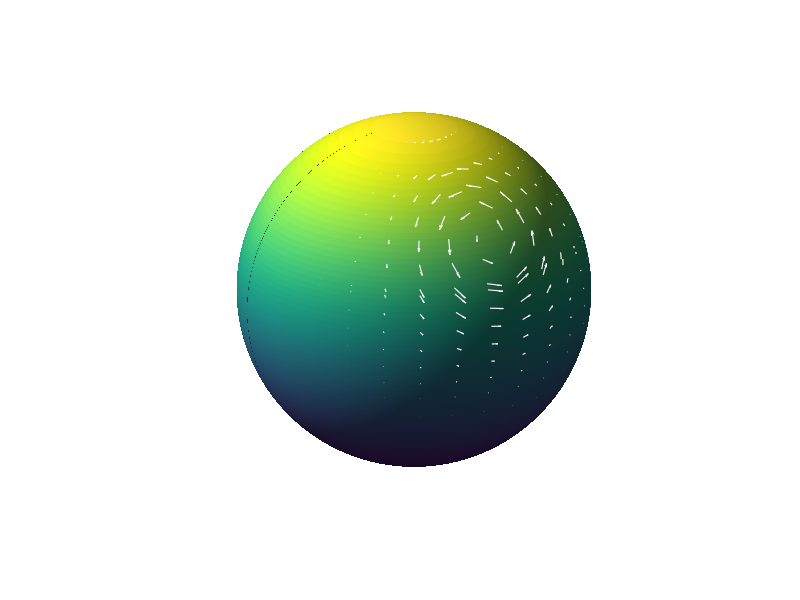

MATLAB code to generate this figure: (Note: this script raises an error after producing the figure.)
function shallow_water_cyclone_demo_with_diagnostics()
    % SHALLOW_WATER_CYCLONE_DEMO_WITH_DIAGNOSTICS
    % Solves shallow-water cyclone with diagnostics and now energy from forcing.

    clc; clear;

    %% USER OPTIONS
    study_mode = true;  
    params.validation_mode = ~study_mode;  
    params.gamma      = 1;    % friction coefficient
    params.relax_rate = 1;    % height relaxation rate
    params.Q_amp      = 1;    % solar heating amplitude
    params.h0         = 1;    % background fluid depth

    %% 1) Load Earth Globe
    [globe, lat_rad, lon_rad, x, y, z] = interactive_globe();
    hold on;

    %% 2) Basic Parameters
    R       = 1;          
    g       = 9.81;       
    Omega   = 7.2921e-5;  
    lat_res = 2;          
    lon_res = 2;          
    dLat    = deg2rad(lat_res);
    dLon    = deg2rad(lon_res);
    area_elem = dLat * dLon;

    dt       = 1e-6;    
    nSteps   = 30000;   
    skipFrame= 1;       

    latVec = deg2rad(-90:lat_res:90);
    lonVec = deg2rad(0:lon_res:360-lon_res);
    [LAM, PHI] = meshgrid(lonVec, latVec);

    cosPHI = cos(PHI);
    tanPHI = tan(PHI);

    %% 3) Topography
    lat0 = deg2rad(30);
    lon0 = deg2rad(90);
    b = 0.1 * exp(-((PHI-lat0).^2 + (LAM-lon0).^2)/0.1);
    if params.validation_mode
        b(:) = 0;
    end

    %% 4) Initial Conditions
    [u, v, h] = balanced_cyclone_initial_condition(PHI, LAM, params.h0, 0.05, 0.3, deg2rad(35), deg2rad(100), Omega, g);

    %% 5) Coriolis Parameter
    f = 2 * Omega * sin(PHI) * 3000;

    %% 6) Derivative Operators
    d_dlambda = @(A) (circshift(A,[0,-1]) - circshift(A,[0,1]))/(2*dLon);
    d_dphi    = @(A) (circshift(A,[-1,0]) - circshift(A,[1,0]))/(2*dLat);

    %% 7) Quiver3 Setup
    [cLon,cLat] = meshgrid(lonVec, latVec);
    xq = R*cos(cLat).*cos(cLon);
    yq = R*cos(cLat).*sin(cLon);
    zq = R*sin(cLat);

    eq_idx  = find(abs(PHI(:,1))<deg2rad(20));
    mid_idx = find(abs(PHI(:,1))>=deg2rad(20)&abs(PHI(:,1))<deg2rad(60));
    po_idx  = find(abs(PHI(:,1))>=deg2rad(60));
    r_idx   = sort([eq_idx(1:3:end); mid_idx(1:4:end); po_idx(1:8:end)]);
    c_idx   = 1:6:size(LAM,2);

    px = xq(r_idx,c_idx);
    py = yq(r_idx,c_idx);
    pz = zq(r_idx,c_idx);

    [WX,WY,WZ] = velocity_sphere_to_cart(u, v, PHI, LAM);
    h_arrows = quiver3(px,py,pz,WX(r_idx,c_idx),WY(r_idx,c_idx),WZ(r_idx,c_idx),...
                       0.7,'w','LineWidth',0.8);

    %% 8) Model Constants
    if params.validation_mode
        gamma      = 0;
        relax_rate = 0;
    else
        gamma      = params.gamma;
        relax_rate = params.relax_rate;
    end

    prev_uq = WX(r_idx,c_idx);
    prev_vq = WY(r_idx,c_idx);
    prev_wq = WZ(r_idx,c_idx);
    smooth_factor = 0.85;

    %% Storage for Diagnostics
    diag_mass      = zeros(nSteps,1);
    diag_energy    = zeros(nSteps,1);
    diag_enstrophy = zeros(nSteps,1);
    diag_momentum  = zeros(nSteps,1);
    diag_max_speed = zeros(nSteps,1);

    power_solar = zeros(nSteps,1);
    power_relax = zeros(nSteps,1);
    power_drag  = zeros(nSteps,1);

    energy_solar = zeros(nSteps,1);
    energy_relax = zeros(nSteps,1);
    energy_drag  = zeros(nSteps,1);

    tStart = tic;

    %% 9) Main Simulation Loop
    for it = 1:nSteps
        Phi = g*(h + b);

        if params.validation_mode
            Qf = 0;
        else
            ss = 2*pi/5000;
            lonS = mod(ss*(it*dt),2*pi);
            latS = deg2rad(10)*cos(2*pi*(it*dt)/20000);
            Qf = params.Q_amp * exp(-(((PHI-latS).^2)/deg2rad(15)^2 + ((LAM-lonS).^2)/deg2rad(15)^2));
        end

        % Instantaneous Power
        power_solar(it) = sum(sum((Phi .* Qf) .* cosPHI)) * area_elem;
        power_relax(it) = sum(sum((Phi .* (-relax_rate.*(h-params.h0))) .* cosPHI)) * area_elem;
        power_drag(it)  = sum(sum((-gamma.*h.*(u.^2 + v.^2)) .* cosPHI)) * area_elem;

        % Accumulate into Energies
        if it == 1
            energy_solar(it) = power_solar(it) * dt;
            energy_relax(it) = power_relax(it) * dt;
            energy_drag(it)  = power_drag(it)  * dt;
        else
            energy_solar(it) = energy_solar(it-1) + power_solar(it) * dt;
            energy_relax(it) = energy_relax(it-1) + power_relax(it) * dt;
            energy_drag(it)  = energy_drag(it-1) + power_drag(it)  * dt;
        end

        % Momentum Equations
        gradLon = d_dlambda(Phi);
        gradLat = d_dphi(Phi);

        adv_u = u.*d_dlambda(u)./(R*cosPHI) + v.*d_dphi(u)./R;
        adv_v = u.*d_dlambda(v)./(R*cosPHI) + v.*d_dphi(v)./R;
        geo_u = u.*v.*tanPHI./R;
        geo_v = -u.^2.*tanPHI./R;

        dudt = -adv_u - gradLon./(R*cosPHI) + f.*v - geo_u - gamma.*u;
        dvdt = -adv_v - gradLat./R           - f.*u - geo_v - gamma.*v;

        u = u + dt .* dudt;
        v = v + dt .* dvdt;

        % Velocity Clamp
        max_speed = 0.2;
        speed = sqrt(u.^2 + v.^2);
        mask = speed > max_speed;
        u(mask) = u(mask).*max_speed./speed(mask);
        v(mask) = v(mask).*max_speed./speed(mask);

        % Continuity Equation
        fluxLon = h.*u.*cosPHI;
        fluxLat = h.*v;
        dhdt = -(1./(R*cosPHI)).*d_dlambda(fluxLon) - (1./R).*d_dphi(fluxLat);
        dhdt = dhdt + Qf - relax_rate.*(h-params.h0);
        h = h + dt .* dhdt;

        % Smoothing
        if ~params.validation_mode
            polar = abs(PHI)>deg2rad(60);
            if any(polar(:))
                hs = smoothdata(h,'gaussian',5);
                hs(polar)=hs(polar);
                h(polar)=hs(polar);
            end
            mid = abs(PHI)>deg2rad(30)&abs(PHI)<=deg2rad(60);
            if any(mid(:))
                hs = smoothdata(h,'gaussian',3);
                h(mid)=0.2*hs(mid)+0.8*h(mid);
            end
        end

        % Diagnostics
        diag_mass(it)      = compute_total_mass(h,PHI,dLat,dLon);
        diag_energy(it)    = compute_total_energy(h,u,v,g,PHI,dLat,dLon,b);
        diag_enstrophy(it) = compute_potential_enstrophy(h,u,v,f,PHI,dLat,dLon);
        diag_momentum(it)  = compute_angular_momentum(h,u,v,PHI,LAM,dLat,dLon);
        diag_max_speed(it) = max(sqrt(u.^2+v.^2),[],'all');

        % Quiver update
        if mod(it,skipFrame)==0
            [WX,WY,WZ] = velocity_sphere_to_cart(u,v,PHI,LAM);
            smooth_u = smooth_factor*prev_uq + (1-smooth_factor)*WX(r_idx,c_idx);
            smooth_v = smooth_factor*prev_vq + (1-smooth_factor)*WY(r_idx,c_idx);
            prev_uq = smooth_u; prev_vq = smooth_v;
            set(h_arrows,'UData',smooth_u,'VData',smooth_v,'WData',WZ(r_idx,c_idx));
            drawnow limitrate;
        end
    end

    %% 10) Plot Diagnostics
    times = linspace(0,0.1,nSteps);

    figure('Color','w');
    subplot(3,2,1);
    plot(times,diag_mass,'LineWidth',1.5); title('Total Mass'); grid on;
    xlabel('Time (nondim)'); xlim([0 0.1]);
    subplot(3,2,2);
    plot(times,diag_energy,'LineWidth',1.5); title('Total Energy'); grid on;
    xlabel('Time (nondim)'); xlim([0 0.1]);
    subplot(3,2,3);
    plot(times,diag_enstrophy,'LineWidth',1.5); title('Potential Enstrophy'); grid on;
    xlabel('Time (nondim)'); xlim([0 0.1]);
    subplot(3,2,4);
    plot(times,diag_momentum,'LineWidth',1.5); title('Angular Momentum'); grid on;
    xlabel('Time (nondim)'); xlim([0 0.1]);
    subplot(3,2,5);
    plot(times,diag_max_speed,'LineWidth',1.5); title('Max Wind Speed'); grid on;
    xlabel('Time (nondim)'); xlim([0 0.1]);

    figure('Color','w');
    subplot(3,1,1);
    plot(times,energy_solar,'r-','LineWidth',1.5); title('Cumulative Energy from Solar Heating'); grid on;
    xlabel('Time (nondim)'); xlim([0 0.1]);
    subplot(3,1,2);
    plot(times,energy_relax,'g-','LineWidth',1.5); title('Cumulative Energy from Relaxation'); grid on;
    xlabel('Time (nondim)'); xlim([0 0.1]);
    subplot(3,1,3);
    plot(times,energy_drag,'b-','LineWidth',1.5); title('Cumulative Energy from Drag Dissipation'); grid on;
    xlabel('Time (nondim)'); xlim([0 0.1]);
end

%% ===================================================================== %%
function M = compute_total_mass(h, PHI, dLat, dLon)
    cosPHI = cos(PHI);
    area_elem = dLat * dLon; 
    M = sum(sum(h .* cosPHI)) * area_elem;
end

function E = compute_total_energy(h, u, v, g, PHI, dLat, dLon, b)
    cosPHI = cos(PHI);
    area_elem = dLat * dLon;
    KE = 0.5 * h .* (u.^2 + v.^2);
    PE = g * h .* (b + 0.5 * h);
    density = KE + PE;
    E = sum(sum(density .* cosPHI)) * area_elem;
end

function Z = compute_potential_enstrophy(h, u, v, f, PHI, dLat, dLon)
    R = 1;  % nondimensional
    dv_dlambda = (circshift(v, [0, -1]) - circshift(v, [0, 1])) ./ (2 * dLon);
    ucos = u .* cos(PHI);
    ducos_dphi = (circshift(ucos, [-1, 0]) - circshift(ucos, [1, 0])) ./ (2 * dLat);
    zeta = (1 ./ (R .* cos(PHI))) .* dv_dlambda - (1 ./ (R * cos(PHI))) .* ducos_dphi;
    q = (zeta + f) ./ h;
    ps_density = q.^2 .* h;
    cosPHI_ = cos(PHI);
    area_elem = dLat * dLon;
    Z = sum(sum(ps_density .* cosPHI_)) * area_elem;
end

function L = compute_angular_momentum(h, u, v, PHI, LAM, dLat, dLon)
    x = cos(PHI) .* cos(LAM);
    y = cos(PHI) .* sin(LAM);
    momZ = x .* v - y .* u;
    integrand = h .* momZ;
    cosPHI_ = cos(PHI);
    area_elem = dLat * dLon;
    L = sum(sum(integrand .* cosPHI_)) * area_elem;
end

%% ===================================================================== %%
function [u, v, h] = balanced_cyclone_initial_condition(PHI, LAM, h0, delta_h, sigma, lat_c, lon_c, Omega, g)
    f_c = 2 * Omega * sin(lat_c);  
    [nLat, nLon] = size(PHI);
    u = zeros(nLat, nLon);
    v = zeros(nLat, nLon);
    h = zeros(nLat, nLon);
    for i = 1:nLat
        for j = 1:nLon
            dlat = PHI(i,j) - lat_c;
            dlon = LAM(i,j) - lon_c;
            dlon = mod(dlon + pi, 2*pi) - pi;
            r = sqrt(dlat^2 + dlon^2);
            h(i,j) = h0 - delta_h * exp(-(r/sigma)^2);
            if r < 1e-6
                u(i,j) = 0; 
                v(i,j) = 0;
            else
                dhdr = (2 * delta_h / sigma^2) * r * exp(-(r/sigma)^2);
                V = (-f_c * r + sqrt((f_c * r)^2 + 4 * g * r * dhdr)) / 2;
                u(i,j) = -V * (dlat / r);
                v(i,j) =  V * (dlon / r);
            end
        end
    end
end

%% ===================================================================== %%
function [globe, lat_rad, lon_rad, x, y, z] = interactive_globe(texture_path)
    lat_res = 0.3;
    lon_res = 0.3;
    lat = -90:lat_res:90;
    lon = 0:lon_res:360 - lon_res;
    [lon_rad, lat_rad] = meshgrid(deg2rad(lon), deg2rad(lat));
    R = 1;
    x = R * cos(lat_rad) .* cos(lon_rad);
    y = R * cos(lat_rad) .* sin(lon_rad);
    z = R * sin(lat_rad);
    if nargin < 1 || isempty(texture_path)
        texture_path = 'C:\\Users\\nisha\\OneDrive\\Desktop\\matlab\\intro_to_comp_sim\\Simulating Mid-Latitude Cyclones with the Shallow Water Model\\textures\\earth_reg_10k.jpg';
    else
        disp('fuck');
    
    end
    try
        earth_img = imread(texture_path);
        if size(earth_img, 3) == 1
            earth_img = repmat(earth_img, 1, 1, 3);
        end
        earth_img = imresize(earth_img, [length(lat), length(lon)]);
        figure('Color', 'k');
        globe = surf(x, y, z, flipud(earth_img), 'EdgeColor', 'none', 'FaceColor', 'texturemap');
    catch
        figure('Color', 'k');
        globe = surf(x, y, z, 'EdgeColor', 'none', 'FaceColor', [0.3, 0.5, 0.9]);
    end
    shading interp;
    axis equal off;
    light('Position', [1 0 1], 'Style', 'infinite');
    lighting gouraud;
    material dull;
    view(160, 20);
    rotate3d on;
    title('Interactive Earth Globe', 'Color', 'w', 'FontSize', 14);
end

%% ===================================================================== %%
function [vx, vy, vz] = velocity_sphere_to_cart(u, v, lat, lon)
    sinLat = sin(lat);
    cosLat = cos(lat);
    sinLon = sin(lon);
    cosLon = cos(lon);
    ex = -sinLon;
    ey = cosLon;
    ez = zeros(size(lat));
    nx = -cosLon .* sinLat;
    ny = -sinLon .* sinLat;
    nz = cosLat;
    vx = u .* ex + v .* nx;
    vy = u .* ey + v .* ny;
    vz = u .* ez + v .* nz;
end
